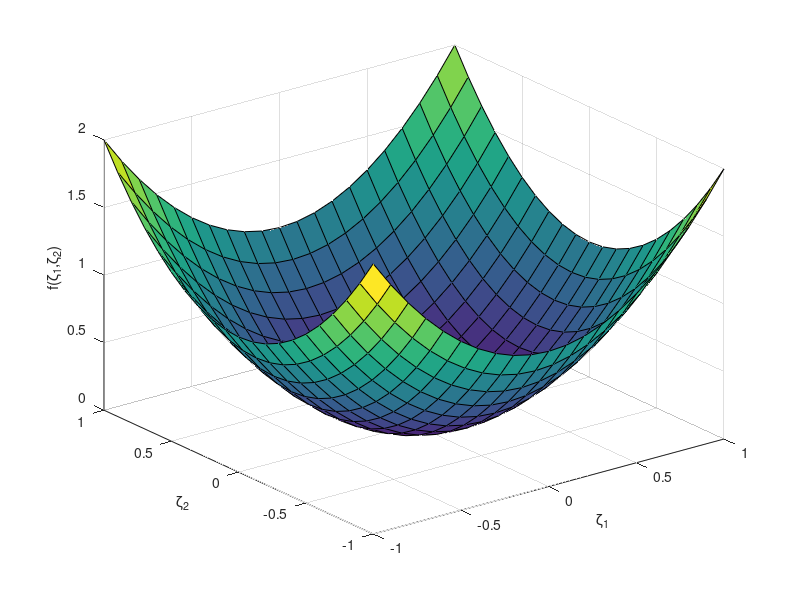

Here is the MATLAB script that generated this plot:
[x,y]=meshgrid(-1:0.1:1,-1:0.1:1);

surf(x,y,x.^2+y.^2)
xlabel('\zeta_{1}')
ylabel('\zeta_{2}')
zlabel('f(\zeta_{1},\zeta_{2})')
